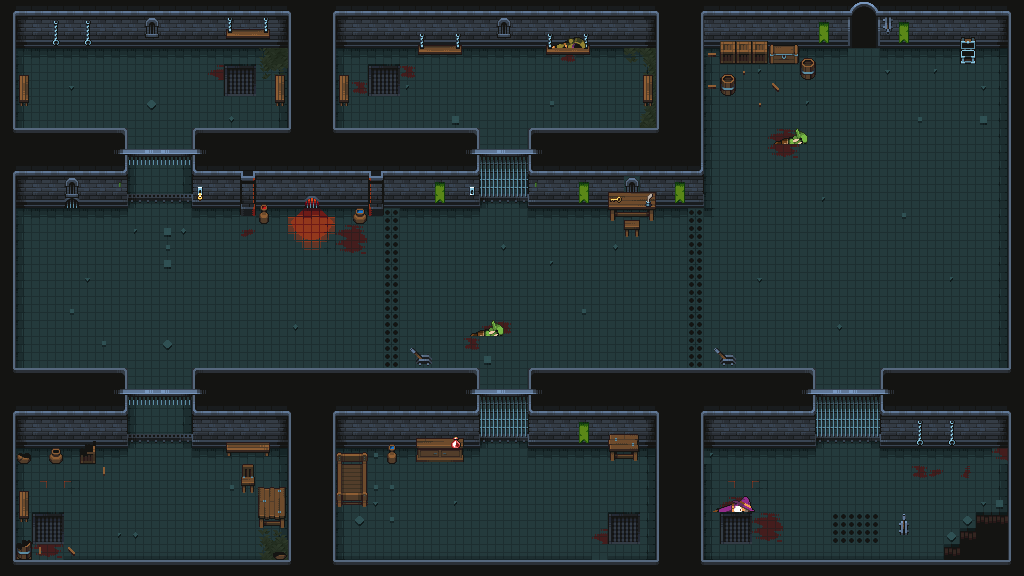

Rendered tile map (Tiled .tmx) drawn with the repository's tilesets; below, a short description and the map source with its tile grids summarised:
An orthogonal 64x36 tile map with 16x16 px tiles, 5 tile layers (Tile Layer 1, Tile Layer 2, Tile Layer 3, Tile Layer 4, ...), 8 tilesets.

<map version="1.10" tiledversion="1.10.0" orientation="orthogonal" renderorder="right-down" width="64" height="36" tilewidth="16" tileheight="16" infinite="0" nextlayerid="6" nextobjectid="1">
 <editorsettings>
  <export target="test.json" format="json" />
 </editorsettings>
 <tileset firstgid="1" name="Tiles" tilewidth="16" tileheight="16" tilecount="625" columns="25">
  <image source="tilemaps/Environment/Dungeon Prison/Assets/Tiles.png" trans="000000" width="400" height="400" />
 </tileset>
 <tileset firstgid="626" name="Props" tilewidth="16" tileheight="16" tilecount="625" columns="25">
  <image source="tilemaps/Environment/Dungeon Prison/Assets/Props.png" trans="000000" width="400" height="400" />
 </tileset>
 <tileset firstgid="1251" name="Tiles" tilewidth="16" tileheight="16" tilecount="625" columns="25">
  <image source="tilemaps/Environment/Green Woods/Assets/Tiles.png" trans="000000" width="400" height="400" />
 </tileset>
 <tileset firstgid="1876" name="Props" tilewidth="16" tileheight="16" tilecount="625" columns="25">
  <image source="tilemaps/Environment/Green Woods/Assets/Props.png" trans="000000" width="400" height="400" />
 </tileset>
 <tileset firstgid="2501" name="Trees" tilewidth="16" tileheight="16" tilecount="330" columns="15">
  <image source="tilemaps/Environment/Green Woods/Assets/Trees.png" trans="000000" width="240" height="352" />
 </tileset>
 <tileset firstgid="2831" name="Death-Sheet" tilewidth="16" tileheight="16" tilecount="96" columns="24">
  <image source="tilemaps/Enemy/Orc Crew/Orc/Death/Death-Sheet.png" trans="000000" width="384" height="64" />
 </tileset>
 <tileset firstgid="2927" name="Death-Sheet" tilewidth="16" tileheight="16" tilecount="48" columns="24">
  <image source="tilemaps/Heroes/Wizzard/Death/Death-Sheet.png" trans="000000" width="384" height="32" />
 </tileset>
 <tileset firstgid="2975" name="Death-Sheet" tilewidth="16" tileheight="16" tilecount="48" columns="24">
  <image source="tilemaps/Heroes/Rogue/Death/Death-Sheet.png" trans="000000" width="384" height="32" />
 </tileset>
 <layer id="1" name="Tile Layer 1" width="64" height="36">
  <data>[2304 cells, 2304 non-empty, 16 distinct tile ids]</data>
 </layer>
 <layer id="2" name="Tile Layer 2" width="64" height="36">
  <data>[2304 cells, 958 non-empty, 96 distinct tile ids]</data>
 </layer>
 <layer id="3" name="Tile Layer 3" width="64" height="36">
  <data>[2304 cells, 112 non-empty, 57 distinct tile ids]</data>
 </layer>
 <layer id="4" name="Tile Layer 4" width="64" height="36">
  <data>[2304 cells, 178 non-empty, 70 distinct tile ids]</data>
 </layer>
 <layer id="5" name="Tile Layer 5" width="64" height="36">
  <data>[2304 cells, 14 non-empty, 14 distinct tile ids]</data>
 </layer>
</map>
